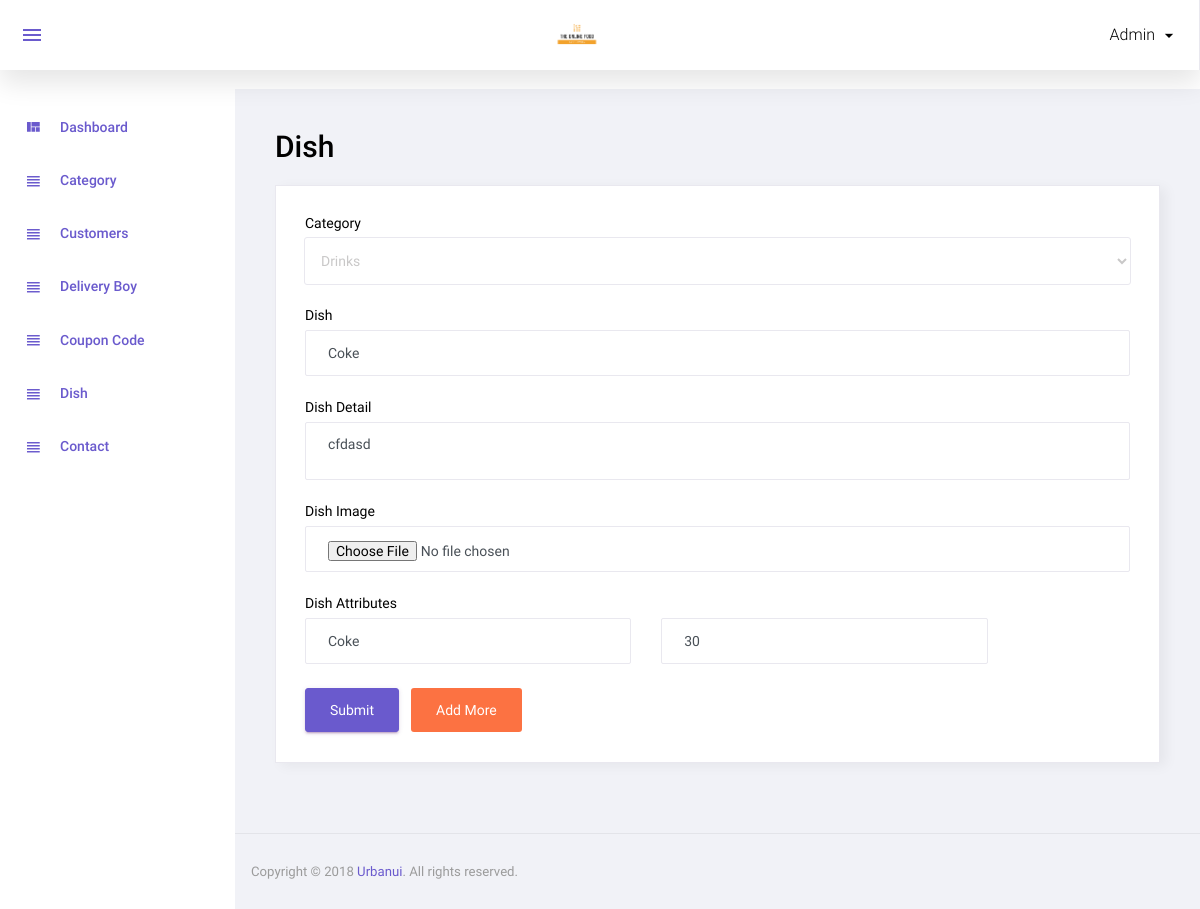
Screenshot of /admin/manage_dish.php?id=3 (signed in) with the database file from the repository.
### tables this page shows
CREATE TABLE `dish` (
  `id` int(11) NOT NULL,
  `category_id` int(11) NOT NULL,
  `dish` varchar(100) NOT NULL,
  `dish_detail` text NOT NULL,
  `image` varchar(100) NOT NULL,
  `status` int(11) NOT NULL,
  `added_on` datetime NOT NULL
);

CREATE TABLE `dish_details` (
  `id` int(11) NOT NULL,
  `dish_id` int(11) NOT NULL,
  `attribute` varchar(100) NOT NULL,
  `price` int(11) NOT NULL,
  `status` int(11) NOT NULL,
  `added_on` datetime NOT NULL
);

### function.inc.php (called while the page is built, shortened)
<?php
function get_safe_value($str){
    global  $con;
    $str=mysqli_real_escape_string($con,$str);
    return $str;
}
    ?>

### admin/manage_dish.php (the view, shortened to what this page needs)
<?php
include('top.php');
$category_id="";
$dish="";
$dish_detail="";
$id="";
$image_status='required';
if(isset($_GET['id']) && $_GET['id']>0){
	$id=get_safe_value($_GET['id']);
	$row=mysqli_fetch_assoc(mysqli_query($con,"select * from dish where id='$id'"));
	$category_id=$row['category_id'];
	$dish=$row['dish'];
	$dish_detail=$row['dish_detail'];
	$image_status='';
}
$res_category=mysqli_query($con,"select * from category where status='1' order by category asc")
?>
<div class="row">
			<h1 class="grid_title ml10 ml15">Dish</h1>
            <div class="col-12 grid-margin stretch-card">
              <div class="card">
                <div class="card-body">
                  <form class="forms-sample" method="post" enctype="multipart/form-data">
                    <div class="form-group">
                      <label for="exampleInputName1">Category</label>
                      <select class="form-control" name="category_id" required>
						<?php
						while($row_category=mysqli_fetch_assoc($res_category)){
							if($row_category['id']==$category_id){
								echo "<option value='".$row_category['id']."' selected>".$row_category['category']."</option>";
							}else{
								echo "<option value='".$row_category['id']."'>".$row_category['category']."</option>";
							}
						}
						?>
					  </select>
                    </div>
					<div class="form-group">
                      <label for="exampleInputName1">Dish</label>
                      <input type="text" class="form-control" placeholder="dish" name="dish" required value="<?php echo $dish?>">
                    </div>
                    <div class="form-group">
                      <label for="exampleInputEmail3" required>Dish Detail</label>
                      <textarea name="dish_detail" class="form-control" placeholder="Dish Detail"><?php echo $dish_detail?></textarea>
                    </div>
					<div class="form-group">
                      <label for="exampleInputEmail3">Dish Image</label>
                      <input type="file" class="form-control" placeholder="Dish Image" name="image" <?php echo $image_status?>>
                    </div>
					<div class="form-group" id="dish_box1">
						<label for="exampleInputEmail3">Dish Attributes</label>
					<?php if($id==0){?>
						<div class="row">
							<div class="col-5">
								<input type="text" class="form-control" placeholder="Attribute" name="attribute[]" required>
							</div>
							<div class="col-5">
								<input type="text" class="form-control" placeholder="Price" name="price[]" required>
							</div>
						</div>
					<?php } else{
						$dish_details_res=mysqli_query($con,"select * from dish_details where dish_id='$id'");
						while($dish_details_row=mysqli_fetch_assoc($dish_details_res)){
						?>
						<div class="row mt8">
							<div class="col-5">
								<input type="text" class="form-control" placeholder="Attribute" name="attribute[]" required value="<?php echo $dish_details_row['attribute']?>">
							</div>
							<div class="col-5">
								<input type="text" class="form-control" placeholder="Price" name="price[]" required  value="<?php echo $dish_details_row['price']?>">
							</div>
						</div>
					<?php
					} } ?>
					</div>
                    <button type="submit" class="btn btn-primary mr-2" name="submit">Submit</button>
					<button type="button" class="btn badge-danger mr-2" onclick="add_more()">Add More</button>
                  </form>
                </div>
              </div>
            </div>
		 </div>
<?php include('footer.php');?>

### rows the page displays
dish: dish "Coke", dish_detail "cfdasd"
dish_details: attribute "Coke", price "30"

### other values shown
$_SESSION['ADMIN_USER'] "Admin"
form field category_id "Drinks"
